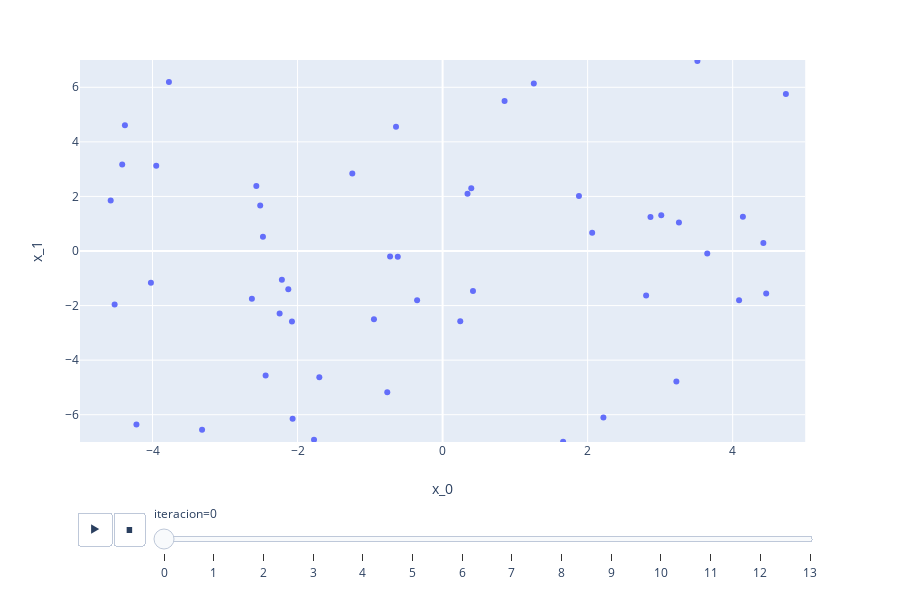

Notebook code cell kept with this figure:
### Code cell
px.scatter(
    df_posiciones,
    x       = "x_0",
    y       = "x_1",
    range_x = [graph_x_min, graph_x_max],
    range_y = [graph_y_min, graph_y_max],
    animation_frame = "iteracion"
)

### Figure 1 — Plotly figure (JSON) as saved in the notebook; plotly's stock layout.template omitted (floating-point values rounded to 4 significant figures)
{"data": [{"hoverlabel": {"namelength": 0}, "hovertemplate": "iteracion=0<br>x_0=%{x}<br>x_1=%{y}", "legendgroup": "", "marker": {"color": "#636efa", "symbol": "circle"}, "mode": "markers", "name": "", "showlegend": false, "type": "scatter", "x": [3.514, -4.022, -0.6182, -2.515, 4.141, -4.523, 0.4189, -0.724, 0.3955, 0.8548, -4.222, -2.077, -1.7, 3.649, -3.949, -0.3514, -0.9466, -2.568, 0.3435, -3.317, -1.245, -2.216, 3.015, 3.223, -3.774, -1.773, -2.128, -0.6424, 3.259, 4.734, 2.866, -2.247, 2.063, 4.088, 4.423, 0.2435, 1.88, -2.477, 2.217, -2.63, -2.44, -0.7628, 4.462, -4.418, 1.662, -4.381, -4.577, 1.258, 2.806, -2.068], "xaxis": "x", "y": [6.964, -1.161, -0.2134, 1.665, 1.253, -1.964, -1.463, -0.2056, 2.3, 5.5, -6.354, -2.581, -4.63, -0.08974, 3.121, -1.804, -2.503, 2.386, 2.096, -6.549, 2.836, -1.056, 1.308, -4.781, 6.198, -6.917, -1.405, 4.552, 1.041, 5.758, 1.242, -2.292, 0.6697, -1.806, 0.2963, -2.574, 2.013, 0.5247, -6.104, -1.753, -4.561, -5.181, -1.557, 3.166, -6.994, 4.61, 1.855, 6.136, -1.629, -6.148], "yaxis": "y"}], "layout": {"height": 600, "legend": {"tracegroupgap": 0}, "margin": {"t": 60}, "sliders": [{"active": 0, "currentvalue": {"prefix": "iteracion="}, "len": 0.9, "pad": {"b": 10, "t": 60}, "steps": [{"args": [["0"], {"frame": {"duration": 0, "redraw": false}, "fromcurrent": true, "mode": "immediate", "transition": {"duration": 0, "easing": "linear"}}], "label": "0", "method": "animate"}, {"args": [["1"], {"frame": {"duration": 0, "redraw": false}, "fromcurrent": true, "mode": "immediate", "transition": {"duration": 0, "easing": "linear"}}], "label": "1", "method": "animate"}, {"args": [["2"], {"frame": {"duration": 0, "redraw": false}, "fromcurrent": true, "mode": "immediate", "transition": {"duration": 0, "easing": "linear"}}], "label": "2", "method": "animate"}, {"args": [["3"], {"frame": {"duration": 0, "redraw": false}, "fromcurrent": true, "mode": "immediate", "transition": {"duration": 0, "easing": "linear"}}], "label": "3", "method": "animate"}, {"args": [["4"], {"frame": {"duration": 0, "redraw": false}, "fromcurrent": true, "mode": "immediate", "transition": {"duration": 0, "easing": "linear"}}], "label": "4", "method": "animate"}, {"args": [["5"], {"frame": {"duration": 0, "redraw": false}, "fromcurrent": true, "mode": "immediate", "transition": {"duration": 0, "easing": "linear"}}], "label": "5", "method": "animate"}, {"args": [["6"], {"frame": {"duration": 0, "redraw": false}, "fromcurrent": true, "mode": "immediate", "transition": {"duration": 0, "easing": "linear"}}], "label": "6", "method": "animate"}, {"args": [["7"], {"frame": {"duration": 0, "redraw": false}, "fromcurrent": true, "mode": "immediate", "transition": {"duration": 0, "easing": "linear"}}], "label": "7", "method": "animate"}, {"args": [["8"], {"frame": {"duration": 0, "redraw": false}, "fromcurrent": true, "mode": "immediate", "transition": {"duration": 0, "easing": "linear"}}], "label": "8", "method": "animate"}, {"args": [["9"], {"frame": {"duration": 0, "redraw": false}, "fromcurrent": true, "mode": "immediate", "transition": {"duration": 0, "easing": "linear"}}], "label": "9", "method": "animate"}, {"args": [["10"], {"frame": {"duration": 0, "redraw": false}, "fromcurrent": true, "mode": "immediate", "transition": {"duration": 0, "easing": "linear"}}], "label": "10", "method": "animate"}, {"args": [["11"], {"frame": {"duration": 0, "redraw": false}, "fromcurrent": true, "mode": "immediate", "transition": {"duration": 0, "easing": "linear"}}], "label": "11", "method": "animate"}, {"args": [["12"], {"frame": {"duration": 0, "redraw": false}, "fromcurrent": true, "mode": "immediate", "transition": {"duration": 0, "easing": "linear"}}], "label": "12", "method": "animate"}, {"args": [["13"], {"frame": {"duration": 0, "redraw": false}, "fromcurrent": true, "mode": "immediate", "transition": {"duration": 0, "easing": "linear"}}], "label": "13", "method": "animate"}], "x": 0.1, "xanchor": "left", "y": 0, "yanchor": "top"}], "updatemenus": [{"buttons": [{"args": [null, {"frame": {"duration": 500, "redraw": false}, "fromcurrent": true, "mode": "immediate", "transition": {"duration": 500, "easing": "linear"}}], "label": "&#9654;", "method": "animate"}, {"args": [[null], {"frame": {"duration": 0, "redraw": false}, "fromcurrent": true, "mode": "immediate", "transition": {"duration": 0, "easing": "linear"}}], "label": "&#9724;", "method": "animate"}], "direction": "left", "pad": {"r": 10, "t": 70}, "showactive": false, "type": "buttons", "x": 0.1, "xanchor": "right", "y": 0, "yanchor": "top"}], "xaxis": {"anchor": "y", "domain": [0, 0.98], "range": [-5, 5], "title": {"text": "x_0"}}, "yaxis": {"anchor": "x", "domain": [0, 1], "range": [-7, 7], "title": {"text": "x_1"}}}}
